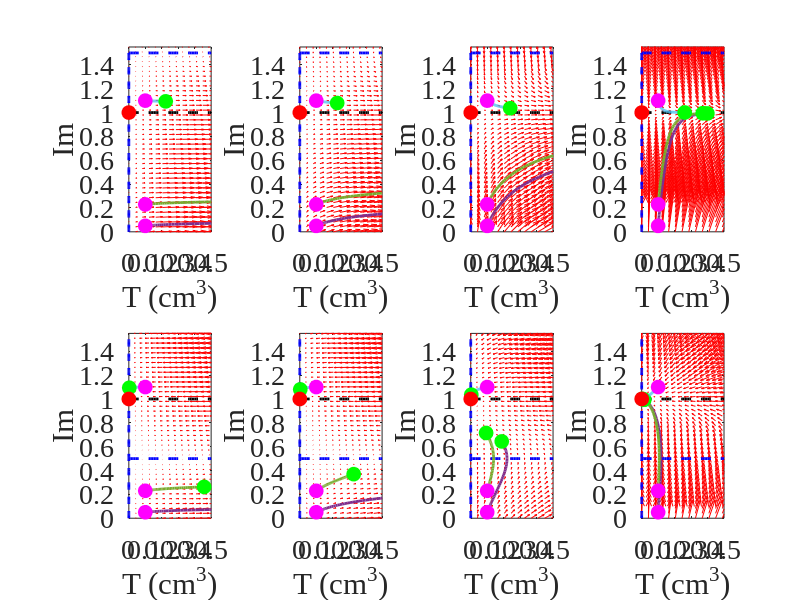
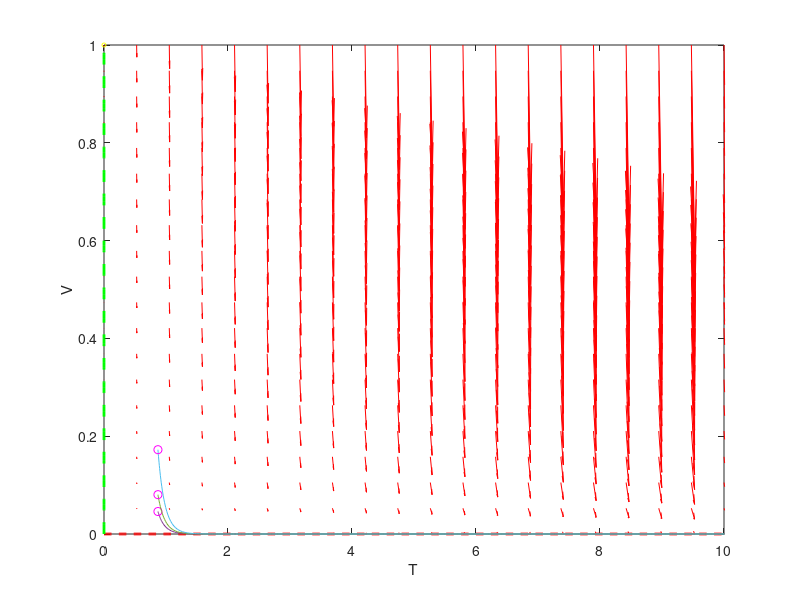

Source code (MATLAB) for these figures, in order:
clear all;
close all; 
tf = 20;

%Equations: 
%        dT/dt = g_T*T
%        dV/dt = g_V*(T - V) - u_V*V*T

figure
set(gca,'FontSize',20)

y1 = linspace(0,2,50);
y2 = linspace(0,2,50);

% creates two matrices one for all the x-values on the grid, and one for
% all the y-values on the grid.
[x,y] = meshgrid(y1,y2);
u = zeros(size(x));
v = zeros(size(x));
 
 II = 0:0.01:2;
 TT = 0:0.01:2;

 for jj = 1:8
 b = subplot(2,4,jj);
 
 if jj < 5
    params = [0.15 0.1 0.001 0.002*5^(jj-1) 0.2 0.2 0.04e-3];
 else
    params = [0.15 0.3 0.001 0.002*5^(jj-5) 0.2 0.2 0.04e-3];
 end
 g_T = params(1);
 u_T = params(2);
 g_I = params(3);
 a_V = params(4);
 g_V = params(5);
 a_I = params(6); 
 u_V = params(7);
 
 f = @(t,Y) [g_T*Y(1) - u_T*Y(1)*Y(2); ...
             g_I*Y(2)*(1 - Y(2)) + a_V*((g_V+a_I*Y(2))/(u_V*Y(1)+g_V+a_I*Y(2)))*(1 - Y(2))];

% we can use a single loop over each element to compute the derivatives at
% each point (y1, y2)
t=0; % we want the derivatives at each point at t=0, i.e. the starting time
for i = 1:numel(x)
    Yprime = f(t,[x(i); y(i)]);
    u(i) = Yprime(1);
    v(i) = Yprime(2);
end
h = quiver(x,y,u,v,'r');
% hs = get(h,'MaxHeadSize');
% set(h,'MaxHeadSize',0.0005)
set(h,'AutoScale','on', 'AutoScaleFactor', 10)
xlabel('T (cm^3)')
ylabel('Im')
axis([0 0.5 0 1.55])
hold on

 %Tumor nulls
 T = 0;
 plot(T*ones(size(II)),II,'b--','linewidth',2)
 Im = g_T/u_T;
 plot(TT,Im*ones(size(TT)),'b--','linewidth',2)
 
 %Immune nulls
 Im = 1;
 plot(TT,Im*ones(size(TT)),'k--','linewidth',2)
 

for y20 = [0.05 0.23 1.1]
    [ts,ys] = ode45(f,[0,tf],[100;y20]);
    plot(ys(:,1)/1000,ys(:,2),'LineWidth',2)
    plot(ys(1,1)/1000,ys(1,2),'mo','MarkerFaceColor','m','markersize',10) % starting point
    plot(ys(end,1)/1000,ys(end,2),'go','MarkerFaceColor','g','markersize',10) % ending point
end
plot(0,1,'ro','MarkerFaceColor','r','markersize',10)
set(b,'FontName','Times New Roman');
set(b,'FontSize',20);
 end
hold off

%%
close all
clear all
tf = 20;

params = [0.12 0.36 3.28]; %E0771 control
params = [-0.12 0.07 3.28]; %E0771 treated
params = [0.18 0.00 1.76]; %MC38 control
params = [0.11 0.35 1.76]; %MC38 responders
params = [0.21 0.05 1.76]; %MC38 nonresponders

 g_T = params(1);
 g_V = params(2);
 u_V = params(3);

%Equations: 
%        dT/dt = g_T*T
%        dV/dt = g_V*(T - V) - u_V*V*T

 figure
 f = @(t,Y) [g_T*Y(1); ...
             g_V*Y(2)*(Y(1) - Y(2)) - u_V*Y(1)*Y(2)];

y1 = linspace(0,10,20);
y2 = linspace(0,1,20);

% creates two matrices one for all the x-values on the grid, and one for
% all the y-values on the grid.
[x,y] = meshgrid(y1,y2);
u = zeros(size(x));
v = zeros(size(x));

% we can use a single loop over each element to compute the derivatives at
% each point (y1, y2)
t=0; % we want the derivatives at each point at t=0, i.e. the starting time
for i = 1:numel(x)
    Yprime = f(t,[x(i); y(i)]);
    u(i) = Yprime(1);
    v(i) = Yprime(2);
end
quiver(x,y,u,v,'r'); 
xlabel('T')
ylabel('V')
axis([0 10 0 1])
hold on
 VV = 0:0.01:10;
 TT = 0:0.01:10;
 %Nulls
 plot(VV,zeros(size(VV)),'r--','linewidth',2)
 plot(zeros(size(TT)),TT,'g--','linewidth',2)
 

for y20 = [0.04 0.07 0.15]
    [ts,ys] = ode45(f,[0,tf],[0.87;y20]);
    plot(ys(:,1),ys(:,2)./ys(:,1))
    plot(ys(1,1),ys(1,2)./ys(1,1),'mo') % starting point
    plot(ys(end,1),ys(end,2)./ys(end,1),'gs') % ending point
end
plot(0,1,'yo','markersize',3)
% hold off

%~~~~~~~~~~~~~~~~~~~~~~~~~~~~~~~~~~~~~~~~~~~~~~~~~~~~~~~~~~~~~~~~~~~~~~~~~~
%end of file